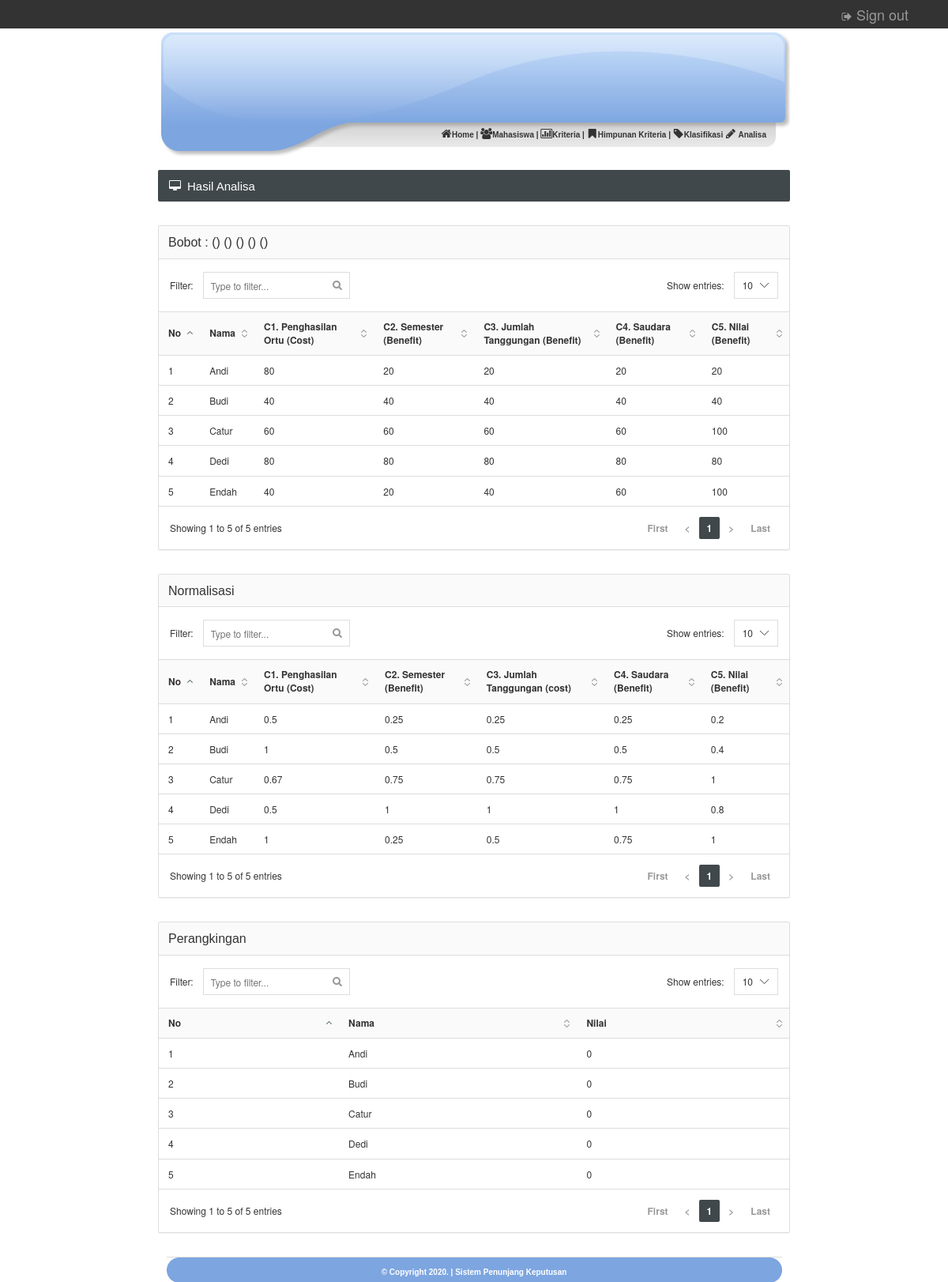
Page /admin/analisa_hasil.php (signed in) on the committed database.
### tables this page shows
CREATE TABLE `klasifikasi` (
  `id_klasifikasi` int(5) NOT NULL,
  `id_mhs` varchar(10) NOT NULL,
  `jml_tanggungan` double NOT NULL,
  `nilai_ipk` double NOT NULL,
  `penghasilan_ortu` double NOT NULL,
  `semester` double NOT NULL,
  `saudara` double NOT NULL
);

CREATE TABLE `calonbeasiswa` (
  `id_mhs` varchar(10) NOT NULL,
  `nama_mhs` varchar(100) NOT NULL,
  `jurusan` text NOT NULL
);

### admin/analisa_hasil.php (the view, shortened to what this page needs)
<?php include "head.php"; ?>
			<?php include "menu.php"; ?>
			</div>
		<br />
		<div id="content">
			<div class="page-title">
				<h5><i class="fa fa-desktop"></i> Hasil Analisa</h5>
			</div>
            <div class="panel panel-default">
            	<div class="panel-heading"><h6 class="panel-title">
            				<tr align="right">
            					<th>Bobot :</th>
											<th><?php echo "(" .$_POST['bobot_penghasilan_ortu']. ")"; ?></th>
											<th><?php echo "(" .$_POST['bobot_semester']. ")"; ?></th>
											<th><?php echo "(" .$_POST['bobot_tanggungan']. ")"; ?></th>
											<th><?php echo "(" .$_POST['bobot_saudara']. ")"; ?></th>
            					<th><?php echo "(" .$_POST['bobot_nilai_ipk']. ")"; ?></th>
            				</tr>
            	</h6></div>
            	<div class="datatable">
            		<table class="table table-hover">
            			<thead>
            				<tr>
            					<th>No</th>
            					<th>Nama</th>
											<th>C1. Penghasilan Ortu (Cost)</th>
											<th>C2. Semester (Benefit)</th>
											<th>C3. Jumlah Tanggungan (Benefit)</th>
											<th>C4. Saudara (Benefit)</th>
            					<th>C5. Nilai (Benefit)</th>
            				</tr>
            			</thead>
            			<tbody>
            				<?php
            				$nomor = 0;
            				$hasil = mysqli_query($mysqli,"select * from klasifikasi, calonbeasiswa where klasifikasi.id_mhs=calonbeasiswa.id_mhs");
            				while ($dataku = mysqli_fetch_array($hasil)) {
            				?>
            				<tr>
            					<td><?php echo $nomor=$nomor+1; ?></td>
            					<td><?php echo $dataku['nama_mhs']; ?></td>
											<td><?php echo $dataku['penghasilan_ortu']; ?></td>
											<td><?php echo $dataku['semester']; ?></td>
											<td><?php echo $dataku['jml_tanggungan']; ?></td>
											<td><?php echo $dataku['saudara']; ?></td>
            					<td><?php echo $dataku['nilai_ipk']; ?></td>
            				</tr>
            				<?php }	?>
            			</tbody>
            		</table>
            	</div>
            </div>
<?php
$carimax = mysqli_query($mysqli,"SELECT max(penghasilan_ortu) as max1,
								max(semester) as max2,
								max(jml_tanggungan) as max3,
								max(saudara) as max4,
								max(nilai_ipk) as max5
								FROM klasifikasi");
$max = mysqli_fetch_array($carimax);
$carimin = mysqli_query($mysqli,"SELECT min(penghasilan_ortu) as min1,
								min(semester) as min2,
								min(jml_tanggungan) as min3,
								min(saudara) as min4,
								min(nilai_ipk) as min5
								FROM klasifikasi");
$min = mysqli_fetch_array($carimin);
?>
				<div class="panel panel-default">
				<div class="panel-heading"><h6 class="panel-title">Normalisasi</h6></div>
				<div class="datatable">
					<table class="table table-hover">
						<thead>
							<tr>
								<th>No</th>
								<th>Nama</th>
								<th>C1. Penghasilan Ortu (Cost)</th>
								<th>C2. Semester (Benefit)</th>
								<th>C3. Jumlah Tanggungan (cost)</th>
								<th>C4. Saudara (Benefit)</th>
								<th>C5. Nilai (Benefit)</th>
							</tr>
						</thead>
						<tbody>
						<?php
							$nomor=0;
							$hasil = mysqli_query($mysqli,"select * from klasifikasi, calonbeasiswa where klasifikasi.id_mhs=calonbeasiswa.id_mhs");
							while ($dataku = mysqli_fetch_array($hasil)) {
							?>
							<tr>
								<td><?php echo $nomor=$nomor+1; ?></td>
								<td><?php echo $dataku['nama_mhs']; ?></td>
								<td><?php echo round($min['min1']/$dataku['penghasilan_ortu'],2); ?></td>
								<td><?php echo round($dataku['semester']/$max['max2'],2); ?></td>
								<td><?php echo round($dataku['jml_tanggungan']/$max['max3'],2); ?></td>
								<td><?php echo round($dataku['saudara']/$max['max4'],2); ?></td>
								<td><?php echo round($dataku['nilai_ipk']/$max['max5'],2);?></td>
							</tr>
							<?php } ?>
						</tbody>
					</table>
				</div>
				</div>
<?php
$bobot_nilai_ipk		= $_POST['bobot_nilai_ipk'];
$bobot_penghasilan_ortu	= $_POST['bobot_penghasilan_ortu'];
$bobot_semester			= $_POST['bobot_semester'];
$bobot_tanggungan		= $_POST['bobot_tanggungan'];
$bobot_saudara			= $_POST['bobot_saudara'];
?>
				<div class="panel panel-default">
				<div class="panel-heading"><h6 class="panel-title">Perangkingan</h6></div>
				<div class="datatable">
					<table class="table table-hover">
						<thead>
							<tr>
								<th>No</th>
								<th>Nama</th>
								<th>Nilai</th>
							</tr>
						</thead>
						<tbody>
						<?php
							$nomor=0;
							$hasil = mysqli_query($mysqli,"select * from klasifikasi, calonbeasiswa where klasifikasi.id_mhs=calonbeasiswa.id_mhs");
							while ($dataku = mysqli_fetch_array($hasil)) {
							?>
							<tr>
								<td><?php echo $nomor=$nomor+1; ?></td>
								<td><?php echo $dataku['nama_mhs']; ?></td>
								<td><?php echo round((($dataku['nilai_ipk']/$max['max5'])*$bobot_nilai_ipk)+
								(($min['min1']/$dataku['penghasilan_ortu'])*$bobot_penghasilan_ortu)+
								(($dataku['semester']/$max['max2'])*$bobot_semester)+
								(($dataku['jml_tanggungan']/$max['max3'])*$bobot_tanggungan)+
								(($dataku['saudara']/$max['max4'])*$bobot_saudara),2); ?></td>
							</tr>
							<?php }	?>
						</tbody>
					</table>
				</div>
				</div>
<?php include "footer.php"; ?>

### admin/head.php (shortened to what this page needs)
<!DOCTYPE html>
<html xmlns="http://www.w3.org/1999/xhtml" xml:lang="en" lang="en">
<head>
	<link rel="stylesheet" href="../images/style.css" type="text/css" />
	<link rel="stylesheet" type="text/css" href="../css/bootstrap.min.css">
	<link rel="stylesheet" type="text/css" href="../css/brain-theme.css">
	<link rel="stylesheet" type="text/css" href="../css/styles.css">
	<link rel="stylesheet" type="text/css" href="../css/font-awesome.min.css">
	<link rel="stylesheet" type="text/css" href="../css/font.css">
</head>
<body>
<div class="navbar navbar-inverse navbar-fixed-top" role="navigation">
        <div class="container-fluid">
            <div class="navbar-right">
            <a class="navbar-brand" href="logout.php"><i class="fa fa-sign-out"></i> Sign out</a>
            </div>
        </div>
    </div>
	<div id="page" align="center">
		<div id="header">

### admin/menu.php
<div align="right" class="links_menu" id="menu">
	<a href="index.php"><i class="fa fa-home"></i>Home</a> |
	<a href="mahasiswa.php"><i class="fa fa-users"></i>Mahasiswa</a> |
	<a href="kriteria.php"><i class="fa fa-bar-chart-o"></i>Kriteria</a> |
	<a href="himpunan.php"><i class="fa fa-bookmark"></i>Himpunan Kriteria</a> |
	<a href="klasifikasi.php"><i class="fa fa-tag"></i>Klasifikasi</a>
	<a href="analisa.php"><i class="fa fa-pencil"></i> Analisa</a>
 </div>

### admin/footer.php (shortened to what this page needs)
<div class="footer">
		<b>&copy; Copyright <?php echo date("Y") ?>. | Sistem Penunjang Keputusan</b>
			</div>
		</div>
	</div>
</body>
</html>

### images/style.css (style rules this page uses)
body { margin-top: 0px; margin-left: 0px; margin-right: 0px; margin-bottom: 0px; }
#header { width: 800px; position:relative; height: 162px; background-image:url(header.jpg); background-repeat:no-repeat; }
#menu { position:absolute; bottom: 20px; right: 30px; font-family: Verdana, Arial, Helvetica, sans-serif; font-size: 10px; font-weight: bold; }
#menu a { font-family: Verdana, Arial, Helvetica, sans-serif; font-size: 10px; font-weight: bold; color:#333333; text-decoration:none; }
#content { width: 800px; }
.footer { width: 779px; height: 32px; background-image:url(bg_footer.gif); background-repeat:no-repeat; clear:both; font-family: Verdana, Arial, Helvetica, sans-serif; font-size: 10px; font-weight: bold; color:#FFFFFF; }

### css/styles.css (style rules this page uses)
@media (min-width: 768px) { a, .btn, .caret, .close, .sidebar, .select2-choice abbr, .select2-highlighted, .ui-slider-range, .ui-datepicker-trigger, .ui-timepicker-list li, .checker span:after, .checker span, .navbar-toggle, .thumb-options, .select2-arrow b, .thumb-zoom img, .fc-button, .page-content { -webkit-transition: all 0.15s ease-in-out; -moz-transition: all 0.15s ease-in-out; -o-transition: all 0.15s ease-in-out; transition: all 0.15s ease-in-out; } }
.fa { position: relative; font-size: 14px; min-width: 14px; text-align: center; }
h1, h2, h3, h4, h5, h6, .navigation > li > a, .stats li span { font-family: 'Cuprum', sans-serif; font-weight: normal; }
.page-title { color: #fff; background-color: #40484C; -moz-box-shadow: 0 1px 0 #fff; -webkit-box-shadow: 0 1px 0 #FFF; box-shadow: 0 1px 0 #FFF; border-radius: 2px; margin-bottom: 30px; }
.page-title:after { content: ""; display: table; clear: both; }
.page-title h5 { margin: 0; float: left; display: block; font-size: 15px; padding: 13px 14px 12px 14px; line-height: 1; }
.dataTable { border-collapse: collapse; border-top: 1px solid #ddd; border-bottom: 1px solid #ddd; }
.dataTable thead th { background-color: #fafafa; cursor: pointer; }
.sorting { background: url('../images/interface/tables/sort_both.png') no-repeat 100%; padding-right: 24px!important; }
.sorting_asc { background: url('../images/interface/tables/sort_asc.png') no-repeat 100%; padding-right: 24px!important; }
.footer { padding: 12px 0; border-top: 1px solid #ddd; }

### rows in the picture
klasifikasi: id_mhs.nama_mhs "Andi", penghasilan_ortu "80", semester "20", jml_tanggungan "20", saudara "20", nilai_ipk "20", penghasilan_ortu "0.5", max2 "0.25", max3 "0.25", max4 "0.25", max5 "0.2", max2 "0"
klasifikasi: nomor "2", id_mhs.nama_mhs "Budi", penghasilan_ortu "40", semester "40", jml_tanggungan "40", saudara "40", nilai_ipk "40", penghasilan_ortu "1", max2 "0.5", max3 "0.5", max4 "0.5", max5 "0.4", max2 "0"
klasifikasi: nomor "3", id_mhs.nama_mhs "Catur", penghasilan_ortu "60", semester "60", jml_tanggungan "60", saudara "60", nilai_ipk "100", penghasilan_ortu "0.67", max2 "0.75", max3 "0.75", max4 "0.75", max5 "1", max2 "0"
klasifikasi: nomor "4", id_mhs.nama_mhs "Dedi", penghasilan_ortu "80", semester "80", jml_tanggungan "80", saudara "80", nilai_ipk "80", penghasilan_ortu "0.5", max2 "1", max3 "1", max4 "1", max5 "0.8", max2 "0"
klasifikasi: nomor "5", id_mhs.nama_mhs "Endah", penghasilan_ortu "40", semester "20", jml_tanggungan "40", saudara "60", nilai_ipk "100", penghasilan_ortu "1", max2 "0.25", max3 "0.5", max4 "0.75", max5 "1", max2 "0"
